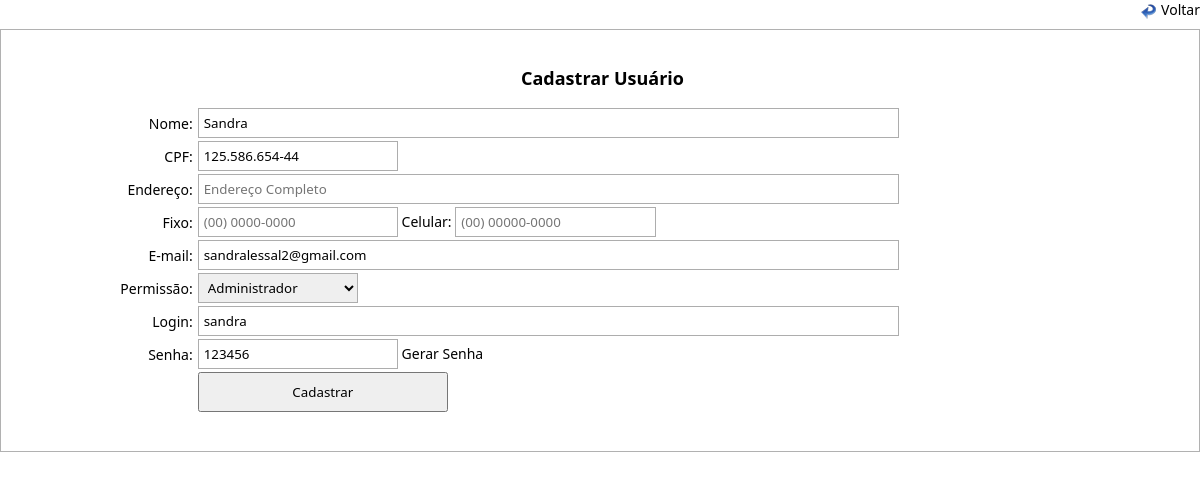
Screenshot of /altera_usuario.php?id=5 with the database file from the repository.
### tables this page shows
CREATE TABLE `usuario` (
  `id_usuario` int(10) unsigned NOT NULL AUTO_INCREMENT,
  `nome_usuario` varchar(200) DEFAULT NULL,
  `cpf_usuario` varchar(14) DEFAULT NULL,
  `end_usuario` varchar(500) DEFAULT NULL,
  `fixo_usuario` varchar(14) DEFAULT NULL,
  `cel_usuario` varchar(15) DEFAULT NULL,
  `email_usuario` varchar(100) DEFAULT NULL,
  `tipo_usuario` varchar(13) NOT NULL,
  `login_usuario` varchar(100) DEFAULT NULL,
  `senha_usuario` varchar(10) DEFAULT NULL,
  PRIMARY KEY (`id_usuario`)
);

### processos/database.php (called while the page is built, shortened)
<?php
function DBRead ($table, $params = null, $fields = '*') {
	$params = ($params) ? " {$params}" : null;
		$query = "SELECT {$fields} FROM {$table}{$params}";
		$result = DBExecute($query);
		if (!mysqli_num_rows($result))
			return false;
		else {
			while ($res = mysqli_fetch_assoc($result)) {
				$data[] = $res;
			}
			return $data;
		}
}
function DBExecute($query){
	$link = DBConnect();
	$result = @mysqli_query($link, $query) or die (mysqli_error($link));
	return $result;
}
?>

### altera_usuario.php (the view, shortened to what this page needs)
<!doctype html>
<html>
<head>
<link href="css/style.css" rel="stylesheet" type="text/css">
<link rel="stylesheet" href="css/menu.css">
</head>
<body>
<?php
require 'processos/database.php';
$id = $_GET['id'];
  $le_user = DBRead ('usuario', "WHERE id_usuario = '$id'", '*');
    foreach ($le_user as $user){
?>
<form action="<?php echo htmlspecialchars($_SERVER["PHP_SELF"]);?>" method="post" onsubmit="return valida_form(this)">
<div class="voltar">
	<a href="javascript:history.back(1);">Voltar</a>
</div>
<table border="0" cellpadding="0" cellspacing="0" class="table">
  <tbody>
    <tr>
      <td height="42" colspan="2" align="center" valign="top"><span class="titulo">Cadastrar Usuário</span></td>
    </tr>
    <tr>
      <td width="16%" align="right">Nome: <input type="hidden" name="id_user" class="text" value="<?php echo $user['id_usuario']; ?>"></td>
      <td width="84%"><input type="text" name="nome" class="text" placeholder="Nome" value="<?php echo $user['nome_usuario']; ?>"></td>
    </tr>
    <tr>
      <td align="right">CPF:</td>
      <td><input type="text" name="cpf" class="cod" maxlength="14" placeholder="000.000.000-00" onkeypress="documento(this)"  value="<?php echo $user['cpf_usuario']; ?>"></td>
    </tr>
    <tr>
      <td align="right">Endereço:</td>
      <td><input type="text" name="endereco" class="text" placeholder="Endereço Completo" value="<?php echo $user['end_usuario']; ?>"></td>
    </tr>
    <tr>
      <td align="right">Fixo:</td>
      <td>
      <input type="text" name="fixo" class="cod" maxlength="14" onkeypress="mascara(this)" placeholder="(00) 0000-0000" value="<?php echo $user['fixo_usuario']; ?>">
      Celular: <input type="text" name="celular" class="cod" maxlength="15" onkeypress="cel(this)" placeholder="(00) 00000-0000"  value="<?php echo $user['cel_usuario']; ?>">
      </td>
    </tr>
    <tr>
    <tr>
      <td align="right">E-mail:</td>
      <td><input type="text" name="email" class="text" placeholder="E-mail"  value="<?php echo $user['email_usuario']; ?>"></td>
    </tr>
      <td align="right">Permissão:</td>
      <td>
          <select name="permissao" class="select" style="width: 160px;">
            <option> <?php echo $user['tipo_usuario'];?></option>
        </select>
      </td>
    </tr>
    <tr>
      <td align="right">Login:</td>
      <td><input type="text" name="login" class="text" placeholder="Login do sistema"  value="<?php echo $user['login_usuario']; ?>"></td>
    </tr>
    <tr>
      <td align="right">Senha:</td>
      <td><input type="text" name="senha" class="cod" id="senha" placeholder="Senha"  value="<?php echo $user['senha_usuario']; ?>">
      <a href="javascript:Password(this);">Gerar Senha</a>
      </td>
    </tr>
    <tr>
      <td>&nbsp;</td>
      <td><input type="submit" value="Cadastrar" class="botton"></td>
    </tr>
  </tbody>
</table>
</form>
<?php
  }
?>
</body>
</html>

### css/style.css (style rules this page uses)
html { height: 89%; padding: 0; margin: 0; }
body { height: 99%; padding: 0; margin: 0; }
* { padding: 0; margin: 0; font-family: Segoe, "Segoe UI", "DejaVu Sans", "Trebuchet MS", Verdana, sans-serif; }
.table { width: 100%; border: 1px solid #B1B1B1; padding: 3% 0 3% 0; }
.table td { font-size: 14px; padding: 0 0 3px 5px; }
.titulo { font-size: 18px; font-weight: bold; }
.cod { width: 20%; height: 30px; border: 1px solid #ADADAD; padding: 0 5px 0 5px; }
.text { width: 70%; height: 30px; border: 1px solid #ADADAD; padding: 0 5px 0 5px; }
.select { width: 73%; height: 30px; border: 1px solid #ADADAD; padding: 0 5px 0 5px; }
.botton { width: 25%; height: 40px; }
a { color: #000000; text-decoration: none; font-size: 14px; }
.voltar { width: auto; height: auto; padding-left: 20px; margin-bottom: 10px; float: right; background-image: url(../imagens/icone_voltar.png); background-repeat: no-repeat; background-position: left bottom; background-size: 15px 15px; }
.voltar a { text-decoration:none; color:#000; }

### rows the page displays
usuario: nome "Sandra", cpf "125.586.654-44", email "sandralessal2@gmail.com", permissao "Administrador", login "sandra", senha "123456"
